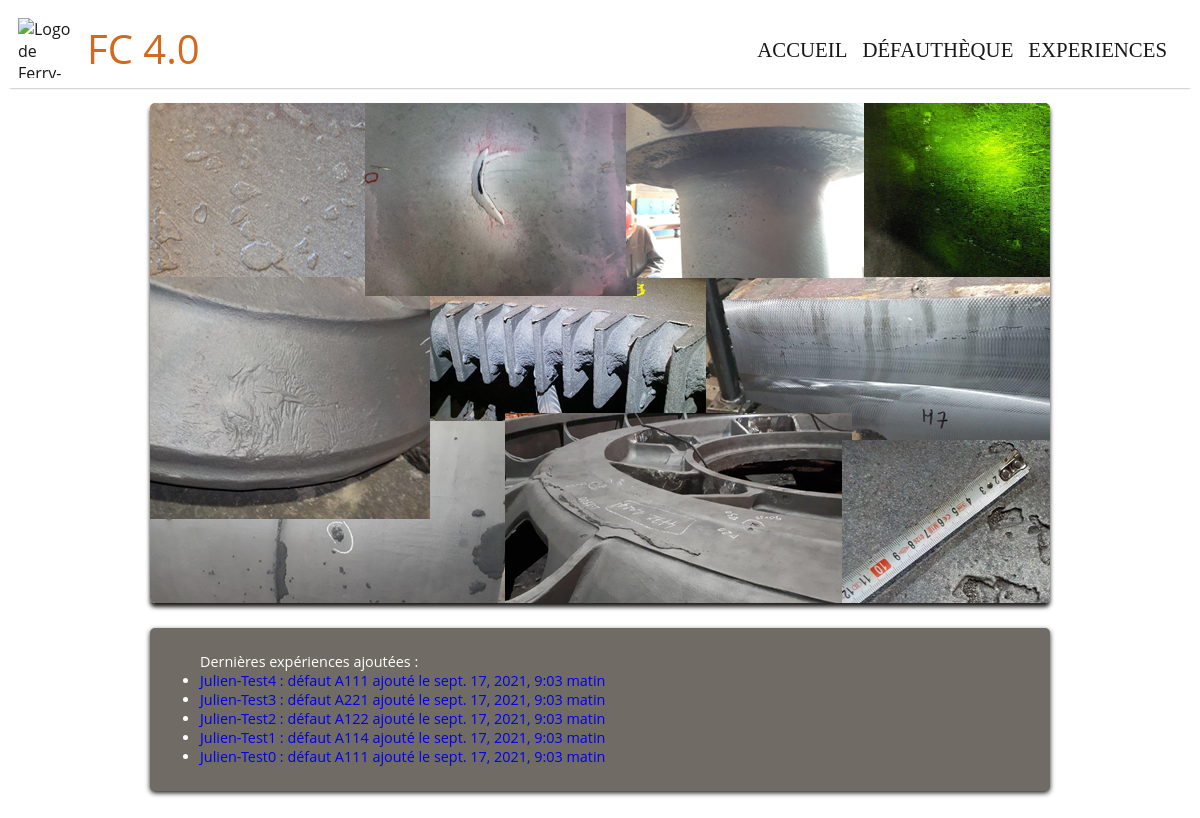
Before: / with the older database file.
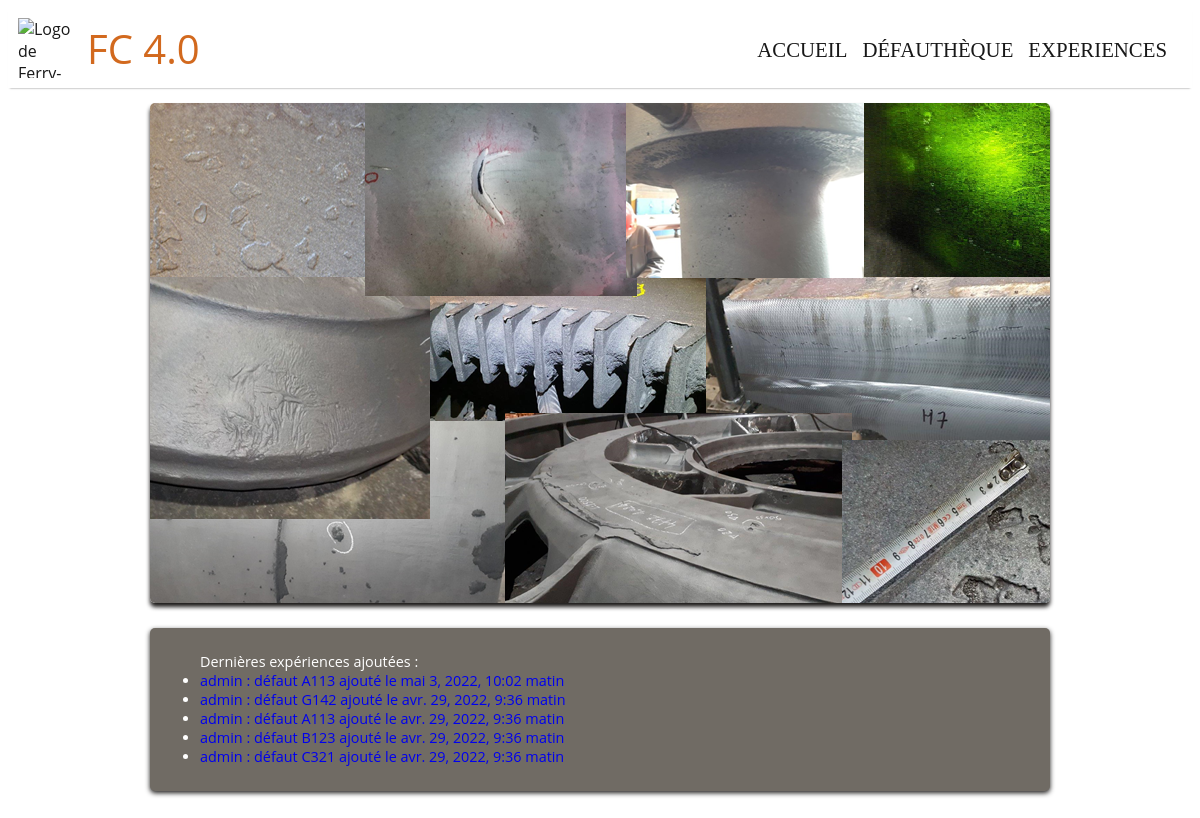
After: the same page with the newer database file.
### Webfautheque/models.py (models this page shows, shortened)
class Experience(models.Model):
    experience_nom_article = models.CharField(
        'Code expérience', max_length=200)
    defaut = models.ForeignKey(Defaut,
                               on_delete=models.CASCADE)
    experience_auteur = models.CharField(
        'Auteur', max_length=200, blank=True,  null=True)
    experience_pub_date = models.DateTimeField('date', default=timezone.now)
    experience_rapport_anomalie = models.FileField(
        'Rapport anomalie', upload_to='static/Webfautheque/rapport_anomalie', default="None", blank=True)
    experience_ift = models.ImageField(
        'Ift', upload_to='static/Webfautheque/ift', default="None")
    experience_photos_1 = models.ImageField(
        'Photo 1', upload_to='static/Webfautheque/photos', default="None")
    experience_photos_2 = models.ImageField(
        'Photo 2', upload_to='static/Webfautheque/photos', default="None")
    experience_descriptif = models.TextField(
        'descriptif', max_length=5000, default=" ")
    experience_remedes = models.TextField(
        'remedes', max_length=2000, default="")

class Defaut(models.Model):
    sous_groupe = models.ForeignKey(Sous_groupe, on_delete=models.CASCADE)
    defaut_idperso = models.CharField('Code defaut', max_length=4)
    defaut_nom = models.CharField('Nom defaut', max_length=200)
    defaut_image = models.ImageField('Image', upload_to='static/Webfautheque/presentation_defauts',
                                     default="None", blank=True)
    defaut_description = models.TextField('Description', max_length=2000)
    defaut_info = models.TextField('Information', max_length=2000)
    defaut_causes = models.TextField('Causes', max_length=2000)
    defaut_remedes = models.TextField('Remedes', max_length=2000)
    def __str__(self):
        return self.defaut_idperso

### Webfautheque/views.py (the view)
# urls.py: 2. Add a URL to urlpatterns:  path('', views.home, name='home')
def home(request):
    latest_experience_list = Experience.objects.order_by(
        '-experience_pub_date')[:5]
    context = {'latest_experience_list': latest_experience_list}
    return render(request, 'Webfautheque/home.html', context)

### templates/Webfautheque/home.html (shortened to what this page needs)
<!DOCTYPE html>
<html lang="fr">
{% extends "Webfautheque/base.html" %}
{% load static %}
{% block content %}
    <link rel="stylesheet" href="{% static 'css/home.css' %}"/>
    <div id="bloc_page">
        <div id="banniere_image" style="background: url({% static 'Webfautheque/home/banniere_FC.png' %}) no-repeat;">
        </div>
        <section>
            <aside>
                {% if latest_experience_list %}
                    <p>
                    <ul>Dernières expériences ajoutées :
                        {% for experience in latest_experience_list %}
                                <li>
                                    <a href="/Webfautheque/{{ experience.defaut }}/Experiences/Consultation:{{ experience.id }}">
                                        {{ experience.experience_auteur }} :
                                        défaut {{ experience.defaut }} ajouté
                                        le {{ experience.experience_pub_date }}</a>
                                </li>
                            {% endfor %}
                    </ul>
                    </p>
                {% else %}
                        <p>Pas d'experiences disponibles.</p>
                    {% endif %}
            </aside>
        </section>
    </div>
{% endblock content %}

### templates/Webfautheque/base.html (shortened to what this page needs)
<!DOCTYPE html>
{% load static %}
<html lang="fr">
  <head>
    <link rel="stylesheet" href="https://cdnjs.cloudflare.com/ajax/libs/font-awesome/6.1.1/css/all.min.css">
  </head>
  <body>
    {% include "Webfautheque/header.html" %} {% block content %} {% endblock %}
    {% include "Webfautheque/footer.html" %}
  </body>
</html>

### templates/Webfautheque/header.html (shortened to what this page needs)
<!DOCTYPE html>
<html lang="fr">
{% load static %}
<link rel="stylesheet" href="{% static 'css/header.css' %}" />
<header class ="navbar_header">
  <div id="titre_principal">
    <div id="logo">
      <img
        src="{% static 'Webfautheque/home/logo_FC.png' %}"
        alt="Logo de Ferry-Capitain"
      />
      <h1>FC 4.0</h1>
    </div>
  </div>
  <nav>
    <ul>
      <li><a href="/home">Accueil</a></li>
      <li><a href="/Webfautheque/Arborescence/">Défauthèque</a></li>
      <li><a href="/Webfautheque/experiences">Experiences</a></li>
    </ul>
  </nav>
</header>

### templates/Webfautheque/footer.html (shortened to what this page needs)
<!DOCTYPE html>
{% load static %}
<link rel="stylesheet" href="{% static 'css/footer.css' %}" />
<footer>
</footer>

### static/css/header.css (style rules this page uses)
header { display: flex; justify-content: space-between; align-items: flex-end; width: auto; padding: 10px; box-shadow: 0 2px 2px -2px rgba(0, 0, 0, 0.5); margin: 0px; }
body { font-family: "Open Sans", sans-serif; }
#titre_principal { display: flex; flex-direction: column; }
#logo { display: flex; flex-direction: row; align-items: center; }
#logo img { width: 59px; height: 60px; }
header h1 { font-size: 2.5em; font-weight: normal; margin: 0 0 0 10px; color: chocolate; }
nav ul { list-style-type: none; display: flex; }
nav li { margin-right: 15px; }
nav a { font-size: 1.3em; color: #181818; padding-bottom: 3px; text-decoration: none; font-family: Dayrom, serif; font-weight: normal; text-transform: uppercase; }
a { text-decoration: none; }

### static/css/home.css (style rules this page uses)
body { color: #181818; }
#bloc_page { width: 900px; margin: auto; }
#banniere_image { margin-top: 15px; height: 500px; border-radius: 5px; position: relative; box-shadow: 0px 4px 4px #1c1a19; margin-bottom: 25px; }
section { display: flex; margin-bottom: 20px; }
article, aside { text-align: justify; }
aside { flex: 1.2; position: relative; background-color: #706b64; box-shadow: 0px 2px 5px #1c1a19; border-radius: 5px; padding: 10px; color: white; font-size: 0.9em; }

### static/css/footer.css (style rules this page uses)
footer { display: flex; padding-top: 25px; }

Changed rows visible on the page:
removed Experience: experience_auteur "Julien-Test4", defaut "A111", experience_pub_date "sept. 17, 2021, 9:03 matin"
removed Experience: experience_auteur "Julien-Test3", defaut "A221", experience_pub_date "sept. 17, 2021, 9:03 matin"
removed Experience: experience_auteur "Julien-Test2", defaut "A122", experience_pub_date "sept. 17, 2021, 9:03 matin"
removed Experience: experience_auteur "Julien-Test1", defaut "A114", experience_pub_date "sept. 17, 2021, 9:03 matin"
removed Experience: experience_auteur "Julien-Test0", defaut "A111", experience_pub_date "sept. 17, 2021, 9:03 matin"
added Experience: experience_auteur "admin", defaut "A113", experience_pub_date "mai 3, 2022, 10:02 matin"
added Experience: experience_auteur "admin", defaut "G142", experience_pub_date "avr. 29, 2022, 9:36 matin"
added Experience: experience_auteur "admin", defaut "A113", experience_pub_date "avr. 29, 2022, 9:36 matin"
added Experience: experience_auteur "admin", defaut "B123", experience_pub_date "avr. 29, 2022, 9:36 matin"
added Experience: experience_auteur "admin", defaut "C321", experience_pub_date "avr. 29, 2022, 9:36 matin"
